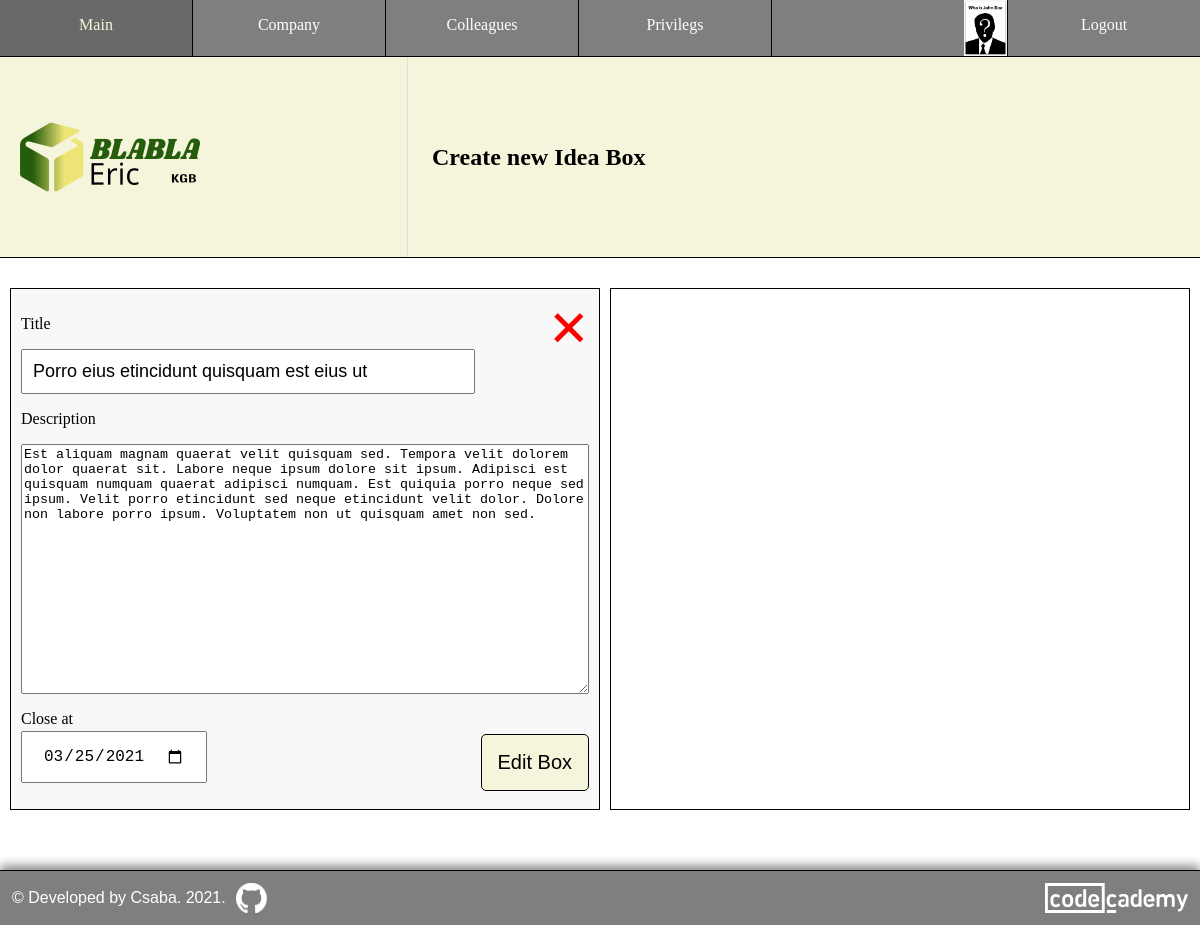
Page /create_box/1 (signed in) on the committed database.
### models.py (models this page shows, shortened)
class Colleagues(db.Model, UserMixin):
    id = db.Column(db.Integer, primary_key = True)
    user_name = db.Column(db.String(32), unique = True, index = True)
    email = db.Column(db.String(128), unique = True, index = True)
    confirmed = db.Column(db.Integer, unique = False, default = 0)
    first_name = db.Column(db.String(32), nullable = False, index = True)
    last_name = db.Column(db.String(64), nullable = False, index = True)
    avatar = db.Column(db.String(8), nullable = True)
    position = db.Column(db.String(2048), index = True)
    password_hash = db.Column(db.String(128))
    company_id = db.Column(db.Integer, db.ForeignKey("company.id"))
    ideas = db.relationship(
        "Ideas",
        backref = "colleague",
        lazy = "dynamic",
        cascade = "all, delete, delete-orphan"  # cascading deletion
    )
    admin = db.relationship(
        "Admins",
        backref = "colleague",
        lazy = "dynamic",
        cascade = "all, delete, delete-orphan"  # cascading deletion
    )

class Boxes(db.Model):
    id = db.Column(db.Integer, primary_key = True)
    name = db.Column(db.String(128), unique = True, index = True)
    description = db.Column(db.String(16384), index = True)
    create_at = db.Column(db.DateTime, index = True, default = datetime.utcnow)
    close_at = db.Column(db.String(128), index = True, default = datetime.utcnow)
    admin_id = db.Column(db.Integer, db.ForeignKey("admins.id"))
    ideas = db.relationship(
        "Ideas",
        backref = "box",
        lazy = "dynamic",
        cascade = "all, delete, delete-orphan"  # cascading deletion
    )

### routes.py (the view, shortened to what this page needs)
@app.route("/create_box/<int:id>", methods = ["GET", "POST"])
@login_required
def create_box(id):
    if not is_auth_box(current_user):
        return unathorized("You are not authorized to create Idea Box.", "error")
    if id > 0 and not authenticate_company(id, current_user):
        return unathorized("You are not authorized to update Idea Box.", "error")
    current_box = Boxes.query.get(id)
    form = CreateBoxForm()
    if id > 0:
        form.submit.label.text = "Edit Box"
        form.name.data = current_box.name
        form.description.data = current_box.description
        form.close_at.data = str_to_date(current_box.close_at)
    return render_template(
        "create_box.html",
        form = form,
        id = id,
        logo = get_logo(current_user),
        change_logo = is_auth_company(current_user), # to add click event to change logo for authorized admin
        nav = get_nav(current_user)
    )

### forms.py
class CreateBoxForm(FlaskForm):
    name = StringField("Title", validators = [DataRequired()])
    description = TextAreaField("Description", validators = [DataRequired()])
    close_at = DateField("Close at", format = "%Y-%m-%d")
    submit = SubmitField("Create Box")

### date.py (called while the page is built)
def str_to_date(str, format="%Y-%m-%d"):
    if type(str) == datetime:
        str = datetime.strftime(str, format)
    return datetime.strptime(str[ : 10], format)

### helper.py (called while the page is built)
def get_admin(current_user):
    admin = Admins.query.filter(Admins.colleague_id == current_user.id).first()
    if not admin:
        admin = instatiate_admin(False)
    return admin

def is_auth_company(current_user):
    admin = get_admin(current_user)
    if not admin.update_company:
        return False
    return True

def is_auth_colleague(current_user, colleague=None):
    if not colleague:
        colleague = current_user
    admin = get_admin(current_user)
    if not admin.update_colleague:
        return False
    if current_user.company_id != colleague.company_id:
        return False
    return True

def is_auth_privilegs(current_user, colleague=None):
    if not colleague:
        colleague = current_user
    admin = get_admin(current_user)
    if not admin.update_privilegs:
        return False
    if current_user.company_id != colleague.company_id:
        return False
    return True

def is_auth_box(current_user):
    admin = get_admin(current_user)
    if not admin.update_box:
        return False
    return True

def authenticate_company(box_id, current_user):
    return bool(
        db.session.query(Boxes, Admins, Colleagues).filter(
            Boxes.id == box_id,
            Boxes.admin_id == Admins.id,
            Colleagues.id == Admins.colleague_id,
            Colleagues.company_id == current_user.company_id
        ).all()
    )

def get_logo(current_user):
    id = current_user.company_id
    company = Company.query.get(id)
    logo_extension = company.logo
    if logo_extension:
        file = f"{id}.{logo_extension}"
        if not os.path.exists(f"static/logo/{file}"):
            bucket = os.environ["S3_BUCKET"]
            object_name = f"logo/{file}"
            s3.download(bucket, object_name, f"static/{object_name}")
        return file
    else:
        return "idea-box.svg"

### models.py (called while the page is built)
@login_manager.user_loader
def load_colleague(id):
    return Colleagues.query.get(int(id))

### templates/create_box.html (shortened to what this page needs)
{% extends "base.html" %}
{% block css %}
<link rel="stylesheet" href="{{ url_for('static', filename = 'style/create_box.css') }} " />
{% endblock css %}
{% block header_left %}
    {% include 'component/logo.html' %}
{% endblock header_left %}
{% block header_right %}
{% if id > 0 %}
<h2>Create new Idea Box</h2>
{% else %}
<h2>Edit Idea Box</h2>
{% endif %}
{% endblock header_right %}
{% block content %}
<main class="grid_container">
    <div id="editor_box">
        <form action="" method="post">
            <p>{{ form.name.label }}</p>
            <p>
                {{ form.name(placeholder = "Title") }}
            </p>
            <p>{{ form.description.label }}</p>
            <p>{{ form.description(placeholder = "# you can use Markdown...") }}
            </p>
            <p>{{ form.close_at.label }}</p>
            <div class="float">
                <div class="left">
                    <p>{{ form.close_at }}
                    </p>
                </div>
                <div class="right">
                    <p class="button">{{ form.submit() }}</p>
                </div>
            </div>
        </form>
        {% if id > 0 %}
        <div class="delete">
            <a title="Delete this Idea Box" onclick="window.location = '/delete_box/{{id}}';" >
                <span>&times;</span>
            </a>
        </div>
        {% endif %}
    </div>
    <div id="monitor_box">
    </div>
</main>
{% endblock content %}

### templates/base.html (shortened to what this page needs)
<html>
    <head>
        <link rel="stylesheet" href="{{ url_for('static', filename = 'style/base.css') }} " />
        <link rel="stylesheet" href="{{ url_for('static', filename = 'style/common.css') }} " />
        {% block css %}{% endblock css %}
        <link rel="stylesheet" href="{{ url_for('static', filename = 'style/footer.css') }} " />
    </head>
    <body>
        <nav>
            <div class="left-nav">
                {% for menu, path in nav["left"].items() %}
                <a href="{{ path }}">{{ menu }}</a>
                {% endfor %}
            </div>
            <div class="right-nav">
                {% for menu, path in nav["right"].items() %}
                    {% if current_user.get_id() and path == "/profile" %}
                    <a id="avatar" href="/profile/{{ current_user.id }}" title="Your profile" >
                        {% if current_user.avatar %}
                        <img src="{{ url_for('static', filename = '/avatars/') }}{{ current_user.id }}.{{ current_user.avatar }}" />
                        {% else %}
                        <img src="{{ url_for('static', filename = '/avatars/default.png') }}" />
                        {% endif %}
                    </a>
                    {% else %}
                    <a href="{{ path }}">{{ menu }}</a>
                    {% endif %}
                {% endfor %}
            </div>
        </nav>
        <header>
            <div class="header_left">
                <div>
                    {% block header_left %}
                    {% endblock header_left %}
                </div>
            </div>
            <div class="header_right">
                <div>
                    {% block header_right %}
                    {% endblock header_right %}
                </div>
            </div>
        </header>
        {% block content %}
        {% endblock content %}
        <footer>
            <div id="copiright">
                &copy; Developed by Csaba. <span id="developed">   2021</span><span id="presentYear">.</span>
            </div>
            <div id="github_icon">
                <a href="https://github.com/lendoo73/my_idea_boxes" target="_blank" title="Code on GitHub" >
                    <img src="{{ url_for('static', filename = 'images/github_logo.png') }}" />
                </a>
            </div>
            <div>
                <a href="https://www.codecademy.com/profiles/lendoo" target="_blank">
                    <img id="codecademy_logo" src="{{ url_for('static', filename = 'images/codecademy-white.svg') }}" alt="CodeCademy logo" />
                </a>
            </div>
        </footer>
    </body>
</html>

### static/style/base.css (style rules this page uses)
body { margin: 0; box-sizing: border-box; }
main { min-height: 32vh; }
nav { border-bottom: 1px solid black; background-color: rgba(0, 0, 0, 0.5); width: 100%; overflow: auto; }
.left-nav a { float: left; vertical-align: middle; }
#avatar { width: min-content; }
.right-nav a { float: right; }
.left-nav a { border-right: 1px solid black; }
.right-nav a:not(:last-child) { border-left: 1px solid black; }
.right-nav a img { height: 56px; margin-top: -16px; }
a { text-decoration: none; }
nav a { color: white; height: 24px; width: 16%; text-align: center; padding: 16px 0; }
header { display: grid; justify-content: space-between; grid-template-columns: 34% 64%; grid-gap: 20px; background-color: beige; min-height: 200px; border-bottom: 1px solid black; margin-bottom: 20px; }
.header_left, .header_right { display: flex; align-items: center; }
.header_left { position: relative; border-right: 1px solid #ddd; }
.header_right { padding: 10px 0; }

### static/style/common.css (style rules this page uses)
input { padding: 8px; }
.button { margin: 60px; text-align: center; }
.button a, .button a:visited, .button input, .button input:visited { background-color: beige; padding: 20px; border: 1px solid black; border-radius: 5px; color: black; font-size: 20px; cursor: pointer; }
.delete { position: absolute; top: 0; color: red; font-size: 35px; font-weight: 900; cursor: pointer; }
footer { margin-top: 50px; }

### static/style/create_box.css (style rules this page uses)
.grid_container { display: grid; grid-template-columns: 50% auto; grid-gap: 10px; padding: 10px; }
.grid_container > div { background-color: rgba(255, 255, 255, 0.8); padding: 20px 0; }
#editor_box { position: relative; background-color: #f8f8f8; }
#editor_box .delete { --distance: 20px; top: var(--distance); right: var(--distance); transform: scale(2); }
#editor_box, #monitor_box { border: 1px solid black; padding: 10px; }
#name { width: 80%; padding: 10px; font-size: 18px; }
#editor_box > form > p:nth-child(6) { margin-bottom: 0; }
#editor_box textarea { width: 100%; min-height: 250px; }
.float .left { float: left; }
.float .right { float: right; }
#close_at { padding: 14px 20px; font-size: 16px; margin-top: -13px; }
.button { margin: 6px 0 0 0; }
#submit { padding: 16px;; }

### static/style/footer.css (style rules this page uses)
footer { display: flex; align-items: center; background-color: rgba(0, 0, 0, 0.5); color: white; text-align: left; padding: 12px; font-family: sans-serif; border-top: 1px solid black; box-shadow: 0px -4px 10px grey; }
footer img { height: 30px; }
#github_icon { flex-grow: 1; margin-left: 10px; }
#codecademy_logo { flex-grow: 2; }

### rows in the picture
Boxes: name "Porro eius etincidunt quisquam est eius ut", description "Est aliquam magnam quaerat velit quisquam sed. Tempora velit dolorem dolor quaerat sit. Labore neque ipsum dolore sit ipsum. Adipisci est quisquam numquam quaerat adipisci numquam. Est quiquia porro neque sed ipsum. Velit porro etincidunt sed neque etincidunt velit dolor. Dolore non labore porro ipsum. Voluptatem non ut quisquam amet non sed.", close_at "03/25/2021"

### other values in the picture
{{ menu }} "Main" "Company" "Colleagues" "Privilegs"
{{ menu }} "Logout"
